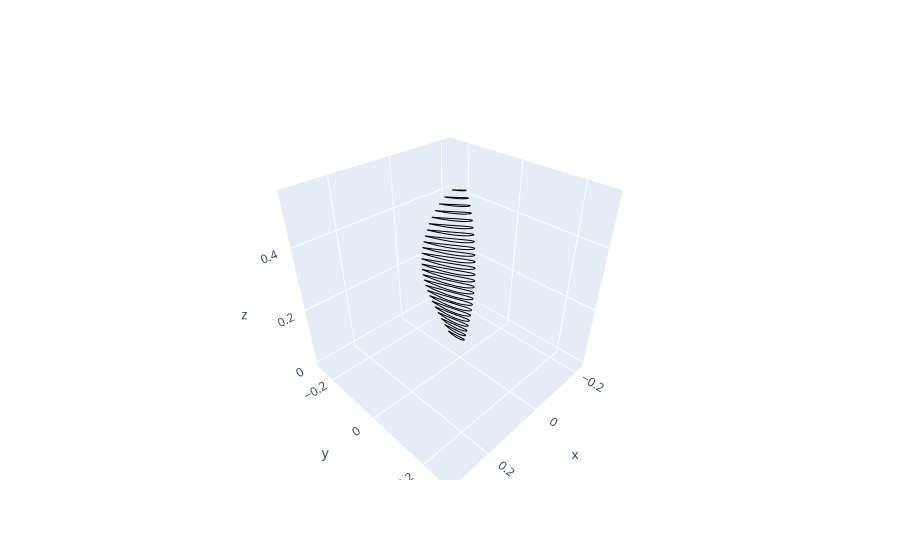

Source (notebook cell):
### Code cell
#Plot 3D outputs
plot.plot_3D_plotly() # Creates an interactive 3D plot
